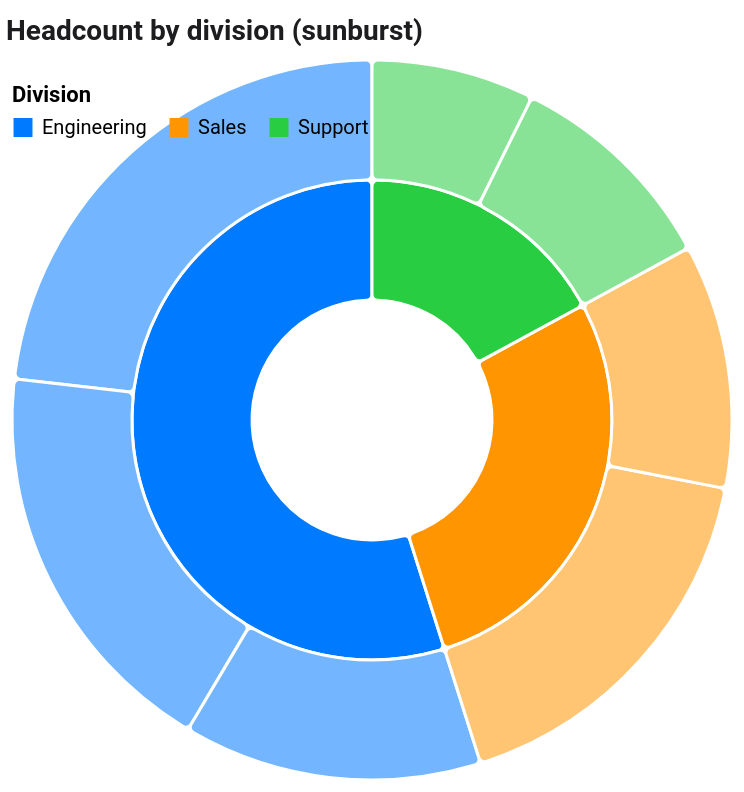

Here is the Vega-Lite specification saved for this chart:
### Vega specification from a JSON file in a GitHub repository (floating-point values rounded to 4 significant figures)
{"$schema": "https://vega.github.io/schema/vega/v5.json", "width": 360, "height": 360, "padding": {"top": 30, "left": 6, "right": 6, "bottom": 6}, "autosize": "none", "background": "#FFFFFF", "config": {"title": {"font": "Roboto", "fontSize": 14, "color": "#1D1D1F"}}, "title": {"text": "Headcount by division (sunburst)", "anchor": "start", "offset": 4}, "data": [{"name": "tree", "values": [{"id": 1, "name": "root", "family": "root"}, {"id": 2, "parent": 1, "name": "Engineering", "family": "Engineering"}, {"id": 3, "parent": 1, "name": "Sales", "family": "Sales"}, {"id": 4, "parent": 1, "name": "Support", "family": "Support"}, {"id": 5, "parent": 2, "name": "Backend", "size": 38, "family": "Engineering"}, {"id": 6, "parent": 2, "name": "Frontend", "size": 30, "family": "Engineering"}, {"id": 7, "parent": 2, "name": "Data", "size": 22, "family": "Engineering"}, {"id": 8, "parent": 3, "name": "Enterprise", "size": 28, "family": "Sales"}, {"id": 9, "parent": 3, "name": "SMB", "size": 18, "family": "Sales"}, {"id": 10, "parent": 4, "name": "Tier 1", "size": 16, "family": "Support"}, {"id": 11, "parent": 4, "name": "Tier 2", "size": 12, "family": "Support"}], "transform": [{"type": "stratify", "key": "id", "parentKey": "parent"}, {"type": "partition", "field": "size", "sort": {"field": "value"}, "size": [{"signal": "2 * PI"}, {"signal": "width / 2"}], "as": ["a0", "r0", "a1", "r1", "depth", "children"]}]}], "scales": [{"name": "color", "type": "ordinal", "domain": ["Engineering", "Sales", "Support"], "range": ["#007AFF", "#FF9500", "#28CD41"]}], "marks": [{"type": "arc", "from": {"data": "tree"}, "encode": {"enter": {"x": {"signal": "width / 2"}, "y": {"signal": "height / 2"}, "fill": {"scale": "color", "field": "family"}, "fillOpacity": {"signal": "datum.depth == 1 ? 1 : 0.55"}, "tooltip": {"field": "name"}, "stroke": {"value": "#FFFFFF"}, "strokeWidth": {"value": 1.5}, "cornerRadius": {"value": 3}}, "update": {"startAngle": {"field": "a0"}, "endAngle": {"field": "a1"}, "innerRadius": {"field": "r0"}, "outerRadius": {"field": "r1"}}}}], "legends": [{"fill": "color", "title": "Division", "orient": "none", "legendX": 0, "legendY": 12, "direction": "horizontal", "titleFont": "Roboto", "labelFont": "Roboto", "symbolType": "square", "symbolSize": 90}]}
